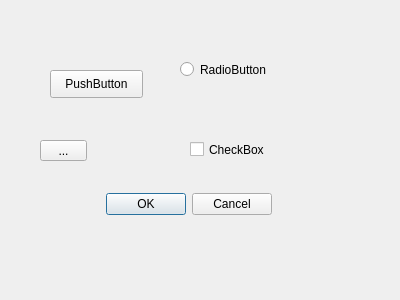
<?xml version="1.0" encoding="UTF-8"?>
<ui version="4.0">
 <class>TestDialog</class>
 <widget class="QDialog" name="TestDialog">
  <property name="geometry">
   <rect>
    <x>0</x>
    <y>0</y>
    <width>400</width>
    <height>300</height>
   </rect>
  </property>
  <property name="windowTitle">
   <string>Dialog</string>
  </property>
  <widget class="QPushButton" name="pushButton">
   <property name="geometry">
    <rect>
     <x>50</x>
     <y>70</y>
     <width>93</width>
     <height>28</height>
    </rect>
   </property>
   <property name="text">
    <string>PushButton</string>
   </property>
  </widget>
  <widget class="QToolButton" name="toolButton">
   <property name="geometry">
    <rect>
     <x>40</x>
     <y>140</y>
     <width>47</width>
     <height>21</height>
    </rect>
   </property>
   <property name="text">
    <string>...</string>
   </property>
  </widget>
  <widget class="QRadioButton" name="radioButton">
   <property name="geometry">
    <rect>
     <x>180</x>
     <y>60</y>
     <width>115</width>
     <height>19</height>
    </rect>
   </property>
   <property name="text">
    <string>RadioButton</string>
   </property>
  </widget>
  <widget class="QCheckBox" name="checkBox">
   <property name="geometry">
    <rect>
     <x>190</x>
     <y>140</y>
     <width>91</width>
     <height>19</height>
    </rect>
   </property>
   <property name="text">
    <string>CheckBox</string>
   </property>
  </widget>
  <widget class="QDialogButtonBox" name="buttonBox">
   <property name="geometry">
    <rect>
     <x>80</x>
     <y>190</y>
     <width>192</width>
     <height>28</height>
    </rect>
   </property>
   <property name="standardButtons">
    <set>QDialogButtonBox::Cancel|QDialogButtonBox::Ok</set>
   </property>
  </widget>
 </widget>
 <resources/>
 <connections/>
</ui>
